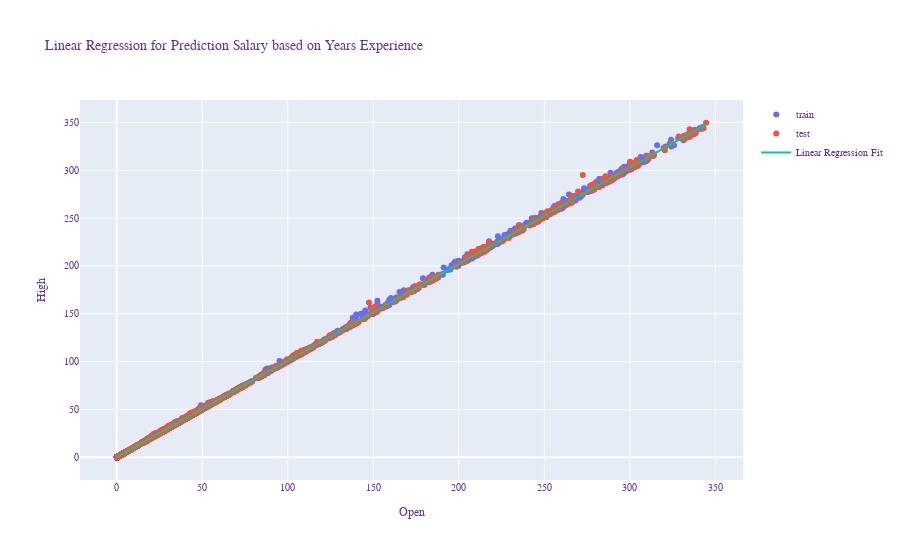

The code cell stored with this chart in its notebook:
### Code cell
fig = go.Figure([
    go.Scatter(x=X_train[:,0], y=y_train[:,0],name='train', mode='markers'),
    go.Scatter(x=X_test[:,0], y=y_test[:,0],name='test', mode='markers'),
    go.Scatter(x=x_range.squeeze(),y=y_range.squeeze(),name='Linear Regression Fit')    
])

fig.update_layout(
    title="Linear Regression for Prediction High based on Open ",
    xaxis_title="Open",
    yaxis_title="High",
    font=dict(
        family="Courier New, monospace",
        size=10,
        color="RebeccaPurple"
    )
)

fig.show()

### Figure 1 — Plotly figure (JSON) as saved in the notebook; plotly's stock layout.template omitted (floating-point values rounded to 4 significant figures; data arrays with more than 128 entries replaced by an {"elided": "..."} marker saying what was removed)
{"data": [{"mode": "markers", "name": "train", "type": "scatter", "x": {"elided": "6442 float values"}, "y": {"elided": "6442 float values"}}, {"mode": "markers", "name": "test", "type": "scatter", "x": {"elided": "2762 float values"}, "y": {"elided": "2762 float values"}}, {"name": "Linear Regression Fit", "type": "scatter", "x": [0.09028, 3.57, 7.05, 10.53, 14.01, 17.49, 20.97, 24.45, 27.93, 31.41, 34.89, 38.37, 41.85, 45.33, 48.81, 52.29, 55.77, 59.25, 62.73, 66.21, 69.69, 73.17, 76.65, 80.13, 83.61, 87.09, 90.57, 94.05, 97.53, 101.0, 104.5, 108.0, 111.5, 114.9, 118.4, 121.9, 125.4, 128.9, 132.3, 135.8, 139.3, 142.8, 146.3, 149.7, 153.2, 156.7, 160.2, 163.7, 167.1, 170.6, 174.1, 177.6, 181.1, 184.5, 188.0, 191.5, 195.0, 198.5, 201.9, 205.4, 208.9, 212.4, 215.9, 219.3, 222.8, 226.3, 229.8, 233.3, 236.7, 240.2, 243.7, 247.2, 250.7, 254.1, 257.6, 261.1, 264.6, 268.1, 271.5, 275.0, 278.5, 282.0, 285.5, 288.9, 292.4, 295.9, 299.4, 302.9, 306.3, 309.8, 313.3, 316.8, 320.3, 323.7, 327.2, 330.7, 334.2, 337.7, 341.1, 344.6], "y": [0.1249, 3.639, 7.154, 10.67, 14.18, 17.7, 21.21, 24.73, 28.24, 31.76, 35.27, 38.78, 42.3, 45.81, 49.33, 52.84, 56.36, 59.87, 63.39, 66.9, 70.42, 73.93, 77.44, 80.96, 84.47, 87.99, 91.5, 95.02, 98.53, 102.0, 105.6, 109.1, 112.6, 116.1, 119.6, 123.1, 126.6, 130.2, 133.7, 137.2, 140.7, 144.2, 147.7, 151.2, 154.8, 158.3, 161.8, 165.3, 168.8, 172.3, 175.9, 179.4, 182.9, 186.4, 189.9, 193.4, 196.9, 200.5, 204.0, 207.5, 211.0, 214.5, 218.0, 221.5, 225.1, 228.6, 232.1, 235.6, 239.1, 242.6, 246.1, 249.7, 253.2, 256.7, 260.2, 263.7, 267.2, 270.7, 274.3, 277.8, 281.3, 284.8, 288.3, 291.8, 295.3, 298.9, 302.4, 305.9, 309.4, 312.9, 316.4, 319.9, 323.5, 327.0, 330.5, 334.0, 337.5, 341.0, 344.5, 348.1]}], "layout": {"font": {"color": "RebeccaPurple", "family": "Courier New, monospace", "size": 10}, "title": {"text": "Linear Regression for Prediction Salary based on Years Experience"}, "xaxis": {"title": {"text": "Open"}}, "yaxis": {"title": {"text": "High"}}}}
